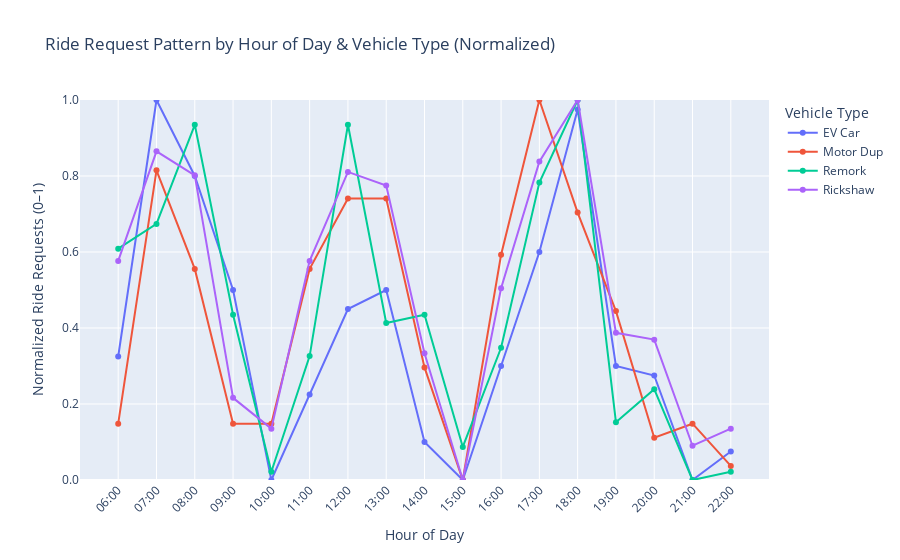

Notebook code for this chart:
### Code cell
# Line Series of Ride Requests by Hour of Day & Vehicle Type — Normalized (Plotly)
import plotly.graph_objects as go

# Extract hour from request_time and filter 6:00 - 23:00
data_line_norm = data.copy()
data_line_norm['hour'] = pd.to_datetime(data_line_norm['request_time']).dt.hour
data_line_norm = data_line_norm[data_line_norm['hour'] >= 6]

# Group by hour AND vehicle type
trip_norm = data_line_norm.groupby(['hour', 'vehicle_type'])['trip_id'].count().reset_index()
trip_norm.columns = ['hour', 'vehicle_type', 'count']

# Normalize each vehicle type to 0–1
trip_norm['count_norm'] = trip_norm.groupby('vehicle_type')['count'].transform(
    lambda x: (x - x.min()) / (x.max() - x.min())
)

fig = go.Figure()

for vehicle in trip_norm['vehicle_type'].unique():
    df_v = trip_norm[trip_norm['vehicle_type'] == vehicle]

    fig.add_trace(go.Scatter(
        x       = [f"{h:02d}:00" for h in df_v['hour']],
        y       = df_v['count_norm'],
        mode    = 'lines+markers',
        marker  = dict(size=6),
        line    = dict(width=2),
        name    = vehicle,
    ))

fig.update_layout(
    title  = 'Ride Request Pattern by Hour of Day & Vehicle Type (Normalized)',
    xaxis  = dict(
        title     = 'Hour of Day',
        tickangle = -45,
    ),
    yaxis  = dict(
        title      = 'Normalized Ride Requests (0–1)',
        range      = [0, 1],
        tickformat = '.1f',
    ),
    legend = dict(title = 'Vehicle Type'),
)

fig.show()

### Figure 1 — Plotly figure (JSON) as saved in the notebook; plotly's stock layout.template omitted (floating-point values rounded to 4 significant figures)
{"data": [{"line": {"width": 2}, "marker": {"size": 6}, "mode": "lines+markers", "name": "EV Car", "type": "scatter", "x": ["06:00", "07:00", "08:00", "09:00", "10:00", "11:00", "12:00", "13:00", "14:00", "15:00", "16:00", "17:00", "18:00", "19:00", "20:00", "21:00", "22:00"], "y": [0.325, 1.0, 0.8, 0.5, 0.0, 0.225, 0.45, 0.5, 0.1, 0.0, 0.3, 0.6, 0.975, 0.3, 0.275, 0.0, 0.075]}, {"line": {"width": 2}, "marker": {"size": 6}, "mode": "lines+markers", "name": "Motor Dup", "type": "scatter", "x": ["06:00", "07:00", "08:00", "09:00", "10:00", "11:00", "12:00", "13:00", "14:00", "15:00", "16:00", "17:00", "18:00", "19:00", "20:00", "21:00", "22:00"], "y": [0.1481, 0.8148, 0.5556, 0.1481, 0.1481, 0.5556, 0.7407, 0.7407, 0.2963, 0.0, 0.5926, 1.0, 0.7037, 0.4444, 0.1111, 0.1481, 0.03704]}, {"line": {"width": 2}, "marker": {"size": 6}, "mode": "lines+markers", "name": "Remork", "type": "scatter", "x": ["06:00", "07:00", "08:00", "09:00", "10:00", "11:00", "12:00", "13:00", "14:00", "15:00", "16:00", "17:00", "18:00", "19:00", "20:00", "21:00", "22:00"], "y": [0.6087, 0.6739, 0.9348, 0.4348, 0.02174, 0.3261, 0.9348, 0.413, 0.4348, 0.08696, 0.3478, 0.7826, 1.0, 0.1522, 0.2391, 0.0, 0.02174]}, {"line": {"width": 2}, "marker": {"size": 6}, "mode": "lines+markers", "name": "Rickshaw", "type": "scatter", "x": ["06:00", "07:00", "08:00", "09:00", "10:00", "11:00", "12:00", "13:00", "14:00", "15:00", "16:00", "17:00", "18:00", "19:00", "20:00", "21:00", "22:00"], "y": [0.5766, 0.8649, 0.8018, 0.2162, 0.1351, 0.5766, 0.8108, 0.7748, 0.3333, 0.0, 0.5045, 0.8378, 1.0, 0.3874, 0.3694, 0.09009, 0.1351]}], "layout": {"legend": {"title": {"text": "Vehicle Type"}}, "title": {"text": "Ride Request Pattern by Hour of Day & Vehicle Type (Normalized)"}, "xaxis": {"tickangle": -45, "title": {"text": "Hour of Day"}}, "yaxis": {"range": [0, 1], "tickformat": ".1f", "title": {"text": "Normalized Ride Requests (0–1)"}}}}
